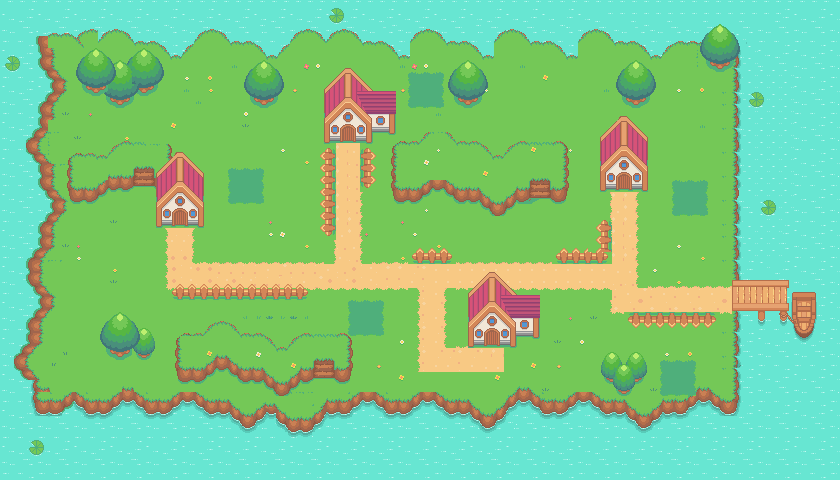

The image is a tile-based game level rendered from a .tmx file. Its description and source (layers, tilesets, objects; grid data summarised) follow:
An orthogonal 70x40 tile map with 12x12 px tiles, 11 tile layers (Water, Water+Land, Boat, tree, ...).

<map version="1.8" tiledversion="1.8.2" orientation="orthogonal" renderorder="right-down" width="70" height="40" tilewidth="12" tileheight="12" infinite="0" nextlayerid="14" nextobjectid="1">
 <tileset firstgid="1" source="Pokemon Style Game.tsx" />
 <layer id="1" name="Water" width="70" height="40">
  <data>[2800 cells, 2800 non-empty, 9 distinct tile ids]</data>
 </layer>
 <layer id="2" name="Water+Land" width="70" height="40" offsetx="2" offsety="-4.66667">
  <data>[2800 cells, 2247 non-empty, 158 distinct tile ids]</data>
 </layer>
 <layer id="3" name="Boat" width="70" height="40">
  <data>[2800 cells, 48 non-empty, 48 distinct tile ids]</data>
 </layer>
 <layer id="4" name="tree" width="70" height="40">
  <data>[2800 cells, 165 non-empty, 22 distinct tile ids]</data>
 </layer>
 <layer id="6" name="terrain" width="70" height="40">
  <data>[2800 cells, 367 non-empty, 138 distinct tile ids]</data>
 </layer>
 <layer id="8" name="Path" width="70" height="40">
  <data>[2800 cells, 254 non-empty, 22 distinct tile ids]</data>
 </layer>
 <layer id="7" name="House" width="70" height="40">
  <data>[2800 cells, 197 non-empty, 78 distinct tile ids]</data>
 </layer>
 <layer id="10" name="Battle Patch" width="70" height="40">
  <data>[2800 cells, 72 non-empty, 11 distinct tile ids]</data>
 </layer>
 <layer id="9" name="fences" width="70" height="40">
  <data>[2800 cells, 110 non-empty, 16 distinct tile ids]</data>
 </layer>
 <layer id="12" name="grass and flowers" width="70" height="40">
  <data>[2800 cells, 133 non-empty, 19 distinct tile ids]</data>
 </layer>
 <layer id="13" name="floating leaves" width="70" height="40">
  <data>[2800 cells, 20 non-empty, 4 distinct tile ids]</data>
 </layer>
</map>
